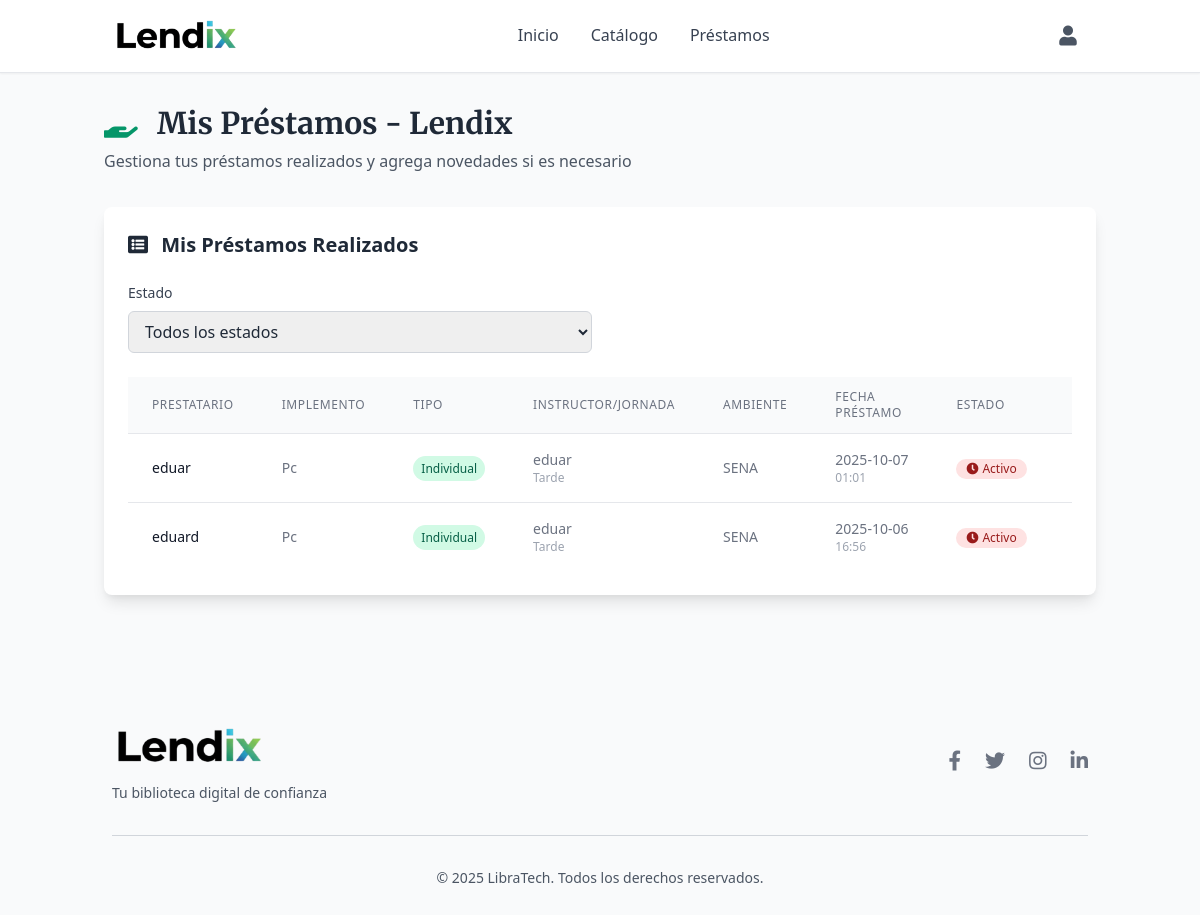
/admin/gestion_prestamos_instructores (signed in), run on an earlier commit of the app's database.
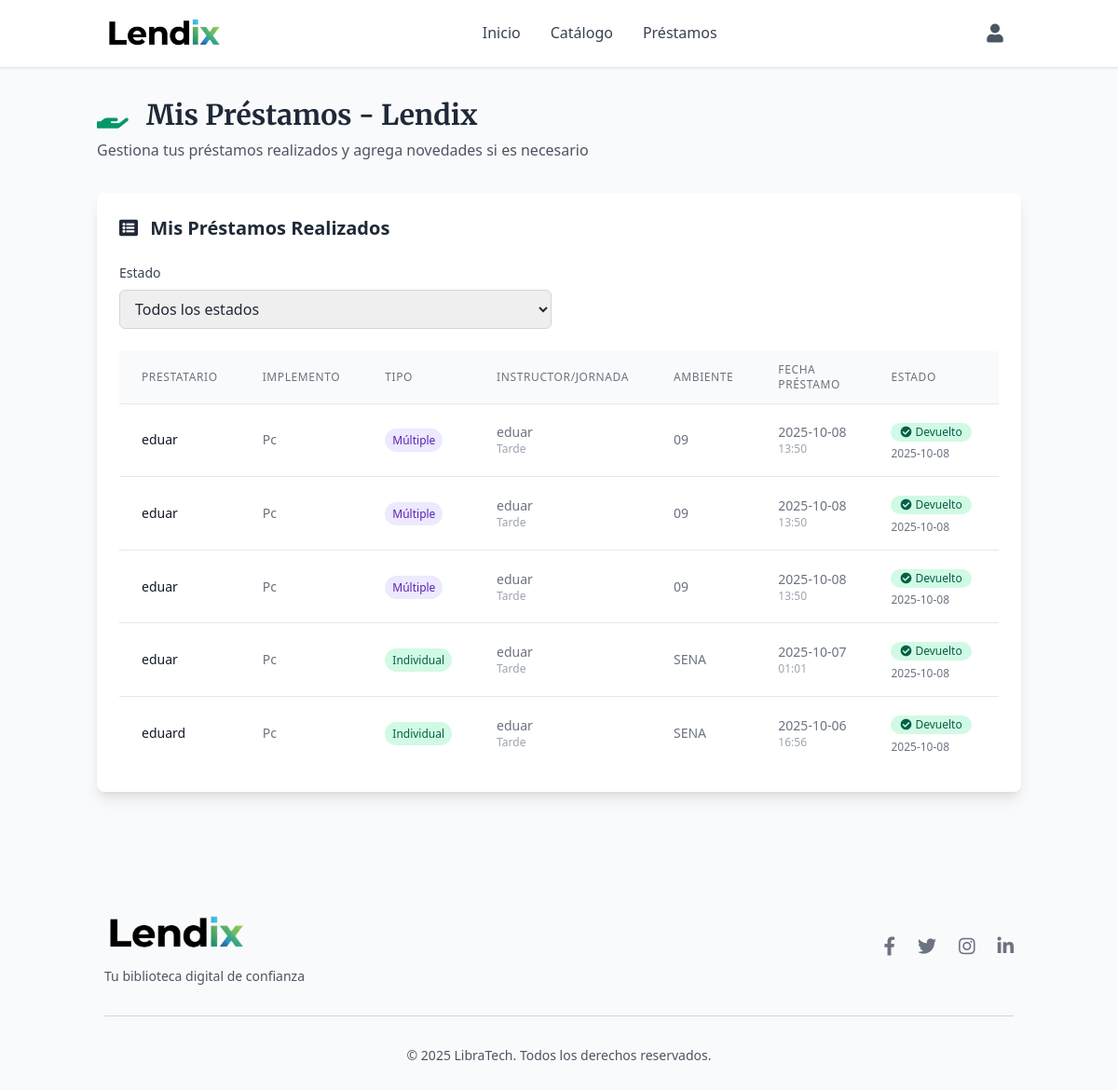
And on a later commit of the database.
### tables this page shows
CREATE TABLE prestamos (
                id INTEGER PRIMARY KEY AUTOINCREMENT,
                fk_usuario INTEGER NOT NULL,
                fk_implemento INTEGER NOT NULL,
                tipo_prestamo TEXT NOT NULL CHECK(tipo_prestamo IN ('individual', 'multiple')),
                nombre_prestatario TEXT NOT NULL,
                ficha TEXT,
                ambiente TEXT,
                horario TEXT,
                fecha_prestamo TIMESTAMP DEFAULT CURRENT_TIMESTAMP,
                fecha_devolucion TIMESTAMP,
                novedad TEXT DEFAULT 'Ninguna',
                estado_implemento_devolucion TEXT CHECK(estado_implemento_devolucion IN ('Bueno', 'Desgaste notable', 'Dañado')),
                observaciones TEXT, instructor TEXT, jornada TEXT,
                FOREIGN KEY (fk_usuario) REFERENCES usuarios(id),
                FOREIGN KEY (fk_implemento) REFERENCES implementos(id)
            );

CREATE TABLE implementos (
                id INTEGER PRIMARY KEY AUTOINCREMENT,
                implemento TEXT NOT NULL,
                descripcion TEXT NOT NULL,
                disponibilidad INTEGER NOT NULL DEFAULT 0,
                categoria TEXT,
                imagen_url TEXT,
                estado TEXT DEFAULT 'Bueno' CHECK(estado IN ('Bueno', 'Desgaste notable', 'Dañado')),
                fecha_creacion TIMESTAMP DEFAULT CURRENT_TIMESTAMP,
                fecha_actualizacion TIMESTAMP DEFAULT CURRENT_TIMESTAMP
            );

### routes/admin.py (the view)
@admin_bp.route('/gestion_prestamos_instructores')
@login_required
def gestion_prestamos_instructores():
    if session.get('rol') not in ['instructor', 'funcionario']:
        flash('No tienes permisos para acceder a esta página', 'error')
        return redirect('/')
    conn = get_db_connection()
    try:
        filtro_estado = request.args.get('estado', 'todos')
        query = '''
            SELECT p.*, i.implemento
            FROM prestamos p
            JOIN implementos i ON p.fk_implemento = i.id
            WHERE p.fk_usuario = ?
        '''
        params = [session.get('user_id')]
        if filtro_estado == 'activos':
            query += " AND p.fecha_devolucion IS NULL"
        elif filtro_estado == 'devueltos':
            query += " AND p.fecha_devolucion IS NOT NULL"
        query += " ORDER BY p.fecha_prestamo DESC"
        prestamos = conn.execute(query, params).fetchall()
    except Exception as e:
        flash(f'Error al cargar datos: {str(e)}', 'error')
        prestamos = []
    finally:
        conn.close()
    return render_template('views/gestion_prestamos_instructores.html',
                         prestamos=prestamos,
                         filtro_estado=filtro_estado)

### app.py (called while the page is built)
@app.context_processor
def inject_user():
    return dict(
        current_user={
            'id': session.get('user_id'),
            'nombre': session.get('user_nombre'),
            'email': session.get('user_email'),
            'rol': session.get('rol'),
            'is_authenticated': 'user_id' in session
        }
    )

### routes/login.py (called while the page is built)
def login_required(view):
    from functools import wraps
    @wraps(view)
    def wrapped_view(*args, **kwargs):
        if 'user_id' not in session:
            flash('Por favor, inicie sesión para acceder a esta página', 'error')
            return redirect(url_for('login.login'))
        return view(*args, **kwargs)
    return wrapped_view

### utils/db.py (called while the page is built)
def get_db_connection():
    conn = sqlite3.connect('models/database.db')
    conn.row_factory = sqlite3.Row
    return conn

### templates/views/gestion_prestamos_instructores.html (shortened to what this page needs)
{% extends "base.html" %}
{% block content %}
<div class="container mx-auto px-4 py-8">
    <div class="max-w-7xl mx-auto">
        <div class="mb-8">
            <h1 class="text-3xl font-serif font-bold text-gray-800 mb-2">
                <i class="fas fa-hand-holding mr-3 text-green-600"></i>
                Mis Préstamos - Lendix
            </h1>
            <p class="text-gray-600">
                Gestiona tus préstamos realizados y agrega novedades si es necesario
            </p>
        </div>
        <div class="bg-white rounded-lg shadow-lg p-6">
            <h2 class="text-xl font-semibold text-gray-800 mb-6">
                <i class="fas fa-list-alt mr-2 text-orange-600"></i>
                Mis Préstamos Realizados
            </h2>
            <div class="mb-6">
                <form method="GET" action="{{ url_for('admin.gestion_prestamos_instructores') }}" class="grid grid-cols-1 md:grid-cols-2 gap-4">
                    <div>
                        <label class="block text-sm font-medium text-gray-700 mb-2">Estado</label>
                        <select name="estado" class="w-full px-3 py-2 border border-gray-300 rounded-md focus:outline-none focus:ring-2 focus:ring-orange-500 focus:border-orange-500">
                            <option value="todos" {% if filtro_estado == 'todos' %}selected{% endif %}>Todos los estados</option>
                        </select>
                    </div>
                    <div class="flex items-end">
                        <button type="submit" class="w-full bg-orange-600 text-white py-2 px-4 rounded-md hover:bg-orange-700 focus:outline-none focus:ring-2 focus:ring-orange-500 focus:ring-offset-2 transition duration-150">
                            <i class="fas fa-filter mr-2"></i>
                        </button>
                    </div>
                </form>
            </div>
            {% if prestamos %}
                <div class="overflow-x-auto">
                    <table class="min-w-full divide-y divide-gray-200">
                        <thead class="bg-gray-50">
                            <tr>
                                <th class="px-6 py-3 text-left text-xs font-medium text-gray-500 uppercase tracking-wider">
                                    Prestatario
                                </th>
                                <th class="px-6 py-3 text-left text-xs font-medium text-gray-500 uppercase tracking-wider">
                                    Implemento
                                </th>
                                <th class="px-6 py-3 text-left text-xs font-medium text-gray-500 uppercase tracking-wider">
                                    Tipo
                                </th>
                                <th class="px-6 py-3 text-left text-xs font-medium text-gray-500 uppercase tracking-wider">
                                    Instructor/Jornada
                                </th>
                                <th class="px-6 py-3 text-left text-xs font-medium text-gray-500 uppercase tracking-wider">
                                    Ambiente
                                </th>
                                <th class="px-6 py-3 text-left text-xs font-medium text-gray-500 uppercase tracking-wider">
                                    Fecha Préstamo
                                </th>
                                <th class="px-6 py-3 text-left text-xs font-medium text-gray-500 uppercase tracking-wider">
                                    Estado
                                </th>
                                <th class="px-6 py-3 text-left text-xs font-medium text-gray-500 uppercase tracking-wider">
                                </th>
                            </tr>
                        </thead>
                        <tbody class="bg-white divide-y divide-gray-200">
                            {% for prestamo in prestamos %}
                            <tr class="hover:bg-gray-50">
                                <td class="px-6 py-4 whitespace-nowrap text-sm font-medium text-gray-900">
                                    {{ prestamo.nombre_prestatario }}
                                </td>
                                <td class="px-6 py-4 whitespace-nowrap text-sm text-gray-500">
                                    {{ prestamo.implemento }}
                                </td>
                                <td class="px-6 py-4 whitespace-nowrap text-sm text-gray-500">
                                    {% if prestamo.tipo_prestamo == 'individual' %}
                                        <span class="px-2 py-1 bg-green-100 text-green-800 text-xs rounded-full">
                                            Individual
                                        </span>
                                    {% else %}
                                        <span class="px-2 py-1 bg-purple-100 text-purple-800 text-xs rounded-full">
                                            Múltiple
                                        </span>
                                    {% endif %}
                                </td>
                                <td class="px-6 py-4 whitespace-nowrap text-sm text-gray-500">
                                    {% if prestamo.instructor %}
                                        <div>{{ prestamo.instructor }}</div>
                                        {% if prestamo.jornada %}
                                            <div class="text-xs text-gray-400">{{ prestamo.jornada }}</div>
                                        {% endif %}
                                    {% else %}
                                        <div>{{ prestamo.ficha or 'N/A' }}</div>
                                        {% if prestamo.horario %}
                                            <div class="text-xs text-gray-400">{{ prestamo.horario }}</div>
                                        {% endif %}
                                    {% endif %}
                                </td>
                                <td class="px-6 py-4 whitespace-nowrap text-sm text-gray-500">
                                    {{ prestamo.ambiente or 'N/A' }}
                                </td>
                                <td class="px-6 py-4 whitespace-nowrap text-sm text-gray-500">
                                    <div>{{ prestamo.fecha_prestamo[:10] }}</div>
                                    <div class="text-xs text-gray-400">{{ prestamo.fecha_prestamo[11:16] }}</div>
                                </td>
                                <td class="px-6 py-4 whitespace-nowrap">
                                    {% if prestamo.fecha_devolucion %}
                                        <span class="inline-flex items-center px-2.5 py-0.5 rounded-full text-xs font-medium bg-green-100 text-green-800">
                                            <i class="fas fa-check-circle mr-1"></i>
                                            Devuelto
                                        </span>
                                        <div class="text-xs text-gray-500 mt-1">{{ prestamo.fecha_devolucion[:10] }}</div>
                                    {% else %}
                                        <span class="inline-flex items-center px-2.5 py-0.5 rounded-full text-xs font-medium bg-red-100 text-red-800">
                                            <i class="fas fa-clock mr-1"></i>
                                            Activo
                                        </span>
                                    {% endif %}
                                </td>
                                <td class="px-6 py-4 whitespace-nowrap text-sm text-gray-500">
                                </td>
                            </tr>
                            {% endfor %}
                        </tbody>
                    </table>
                </div>
            {% else %}
                <div class="text-center py-8">
                    <i class="fas fa-inbox text-4xl text-gray-400 mb-4"></i>
                    <p class="text-gray-500">No tienes préstamos registrados.</p>
                    <p class="text-sm text-gray-400">Ve al catálogo para realizar préstamos.</p>
                </div>
            {% endif %}
        </div>
    </div>
</div>
{% endblock %}

### templates/base.html (shortened to what this page needs)
<!DOCTYPE html>
<html lang="es">
<head>
    <link href="https://cdn.jsdelivr.net/npm/tailwindcss@2.2.19/dist/tailwind.min.css" rel="stylesheet">
    <link rel="stylesheet" href="https://use.fontawesome.com/releases/v5.15.4/css/all.css">
    <link rel="stylesheet" href="https://cdn.jsdelivr.net/npm/bootstrap-icons@1.11.1/font/bootstrap-icons.css">
    <link rel="stylesheet" href="{{url_for('static', filename='styles.css')}}">
</head>
<body class="font-sans bg-gray-50" >
    <header class="bg-white shadow-sm border-b border-gray-200">
        <nav class="container mx-auto px-6 py-4 flex justify-between items-center">
            <div class="flex items-center">
                <a href="/" class="flex items-center">
                    <img src="{{url_for('static', filename='img/logo.png')}}" alt="Lendix Logo" class="h-10 w-auto">
                </a>
            </div>
            <div class="hidden md:flex space-x-8">
                <a href="/" class="text-gray-700 hover:text-gray-900 font-medium transition duration-300">Inicio</a>
                <a href="{{url_for('catalogo.catalogo')}}" class="text-gray-700 hover:text-gray-900 font-medium transition duration-300">Catálogo</a>
                <a href="{{url_for('prestamos.prestamos')}}" class="text-gray-700 hover:text-gray-900 font-medium transition duration-300">Préstamos</a>
            </div>
            <div class="flex items-center space-x-4">
                <div class="relative" x-data="{ open: false }">
                    <button @click="open = true" class="flex items-center focus:outline-none">
                        <div class="w-10 h-10 rounded-full flex items-center justify-center text-gray-600 hover:text-gray-900 transition">
                            <i class="fas fa-user text-xl"></i>
                        </div>
                    </button>
                </div>
            </div>
        </nav>
    </header>
    {% block content %}
    {% endblock %}
    <footer class="footer-gradient py-12 mt-12">
        <div class="container mx-auto px-6">
            <div class="flex flex-col md:flex-row justify-between items-center">
                <div class="mb-6 md:mb-0 text-center md:text-left">
                    <div class="mb-3">
                        <img src="{{url_for('static', filename='img/logo.png')}}" alt="Lendix Logo" class="h-12 w-auto">
                    </div>
                    <p class="text-gray-600 text-sm">Tu biblioteca digital de confianza</p>
                </div>
                <div class="flex space-x-6">
                    <a href="#" class="text-gray-500 hover:text-gray-700 transition duration-300">
                        <i class="fab fa-facebook-f text-xl"></i>
                    </a>
                    <a href="#" class="text-gray-500 hover:text-gray-700 transition duration-300">
                        <i class="fab fa-twitter text-xl"></i>
                    </a>
                    <a href="#" class="text-gray-500 hover:text-gray-700 transition duration-300">
                        <i class="fab fa-instagram text-xl"></i>
                    </a>
                    <a href="#" class="text-gray-500 hover:text-gray-700 transition duration-300">
                        <i class="fab fa-linkedin-in text-xl"></i>
                    </a>
                </div>
            </div>
            <div class="border-t border-gray-300 mt-8 pt-8 text-sm text-center text-gray-600">
                <p>© 2025 LibraTech. Todos los derechos reservados.</p>
            </div>
        </div>
    </footer>
</body>
</html>

### static/styles.css (style rules this page uses)
:root { --zay-green: #6B8E5A; --zay-green-light: #8BB87A; --zay-green-dark: #4A6B3A; --zay-green-pale: #E8F5EC; --zay-green-vibrant: #5A8B4A; --zay-green-accent: #7AB88E; --text-primary: #1F2937; --text-secondary: #6B7280; --text-tertiary: #9CA3AF; --border-light: #E5E7EB; --shadow-soft: 0 4px 20px rgba(0, 0, 0, 0.05); --shadow-medium: 0 10px 40px rgba(0, 0, 0, 0.08); --shadow-large: 0 20px 60px rgba(0, 0, 0, 0.12); }
body { font-family: 'Open Sans', sans-serif; color: var(--text-primary); line-height: 1.6; }
.font-serif { font-family: 'Merriweather', serif; }

What changed in the data, as far as the page shows it:
added prestamos: nombre_prestatario "eduar", implemento "Pc", tipo_prestamo "Múltiple", instructor "eduar", jornada "Tarde", ambiente "09", fecha_prestamo "2025-10-08", fecha_prestamo "13:50", fecha_devolucion "2025-10-08"
added prestamos: nombre_prestatario "eduar", implemento "Pc", tipo_prestamo "Múltiple", instructor "eduar", jornada "Tarde", ambiente "09", fecha_prestamo "2025-10-08", fecha_prestamo "13:50", fecha_devolucion "2025-10-08"
added prestamos: nombre_prestatario "eduar", implemento "Pc", tipo_prestamo "Múltiple", instructor "eduar", jornada "Tarde", ambiente "09", fecha_prestamo "2025-10-08", fecha_prestamo "13:50", fecha_devolucion "2025-10-08"
changed prestamos (number 4 of 5 on the later page): fecha_devolucion (not shown) → "2025-10-08"; no longer shows "Activo"
changed prestamos "eduard": fecha_devolucion (not shown) → "2025-10-08"; no longer shows "Activo"
